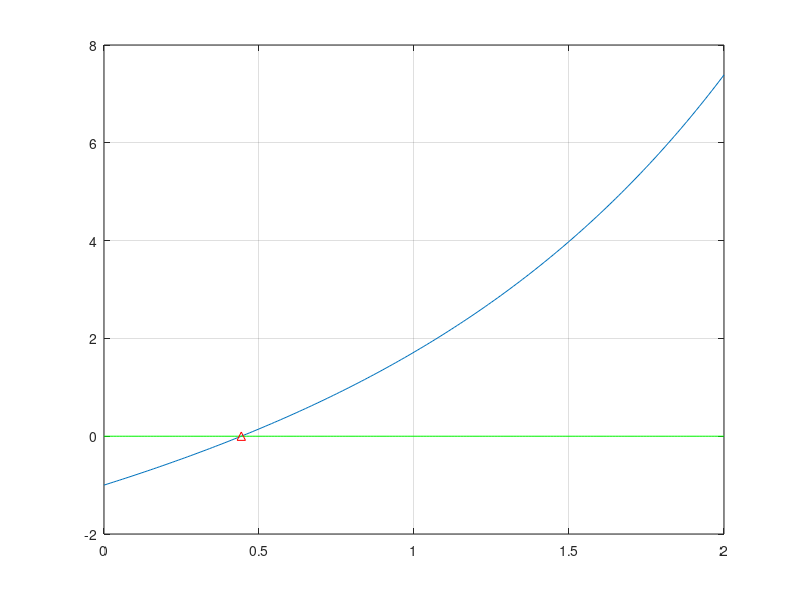

Here is the MATLAB script that generated this plot:
t=[0:0.01:2];
f=@(x)exp(x)-2+x;
fp=@(x)exp(x)+1;
plot(t,f(t)),grid
zero1=fzero(f,2) % punts al grafic
% zero2=fzero(f,2)
hold on
plot(t,zeros(size(t)),'g')
plot(zero1,0,'^r') % ^ es el simbol d'on es creua amb l'eix 0 tambe pot ser *
% plot(zero2,0,'*r')
hold off

x1=1,x2=2,n=0
n=n+1, y=x2-f(x2)*(x2-x1)/(f(x2)-f(x1))
x1=x2,x2=y
n=n+1, y=x2-f(x2)*(x2-x1)/(f(x2)-f(x1))
x1=x2,x2=y
n=n+1, y=x2-f(x2)*(x2-x1)/(f(x2)-f(x1))
abs(y-zero1)
